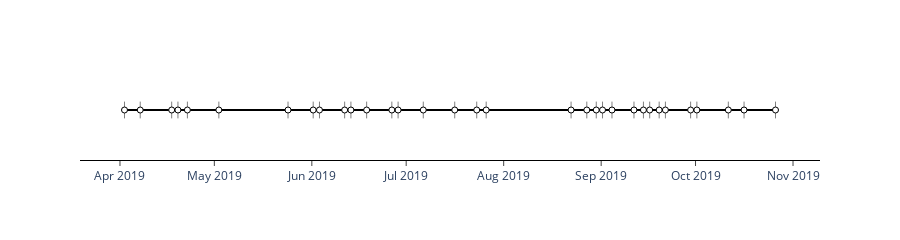

Notebook cell for this chart:
### Markdown cell above
And plot the timeline to see how the (low-cloudiness) observations are distributed over the observation period.

### Code cell
S2_ts.wx.to_time_series().timeline()
